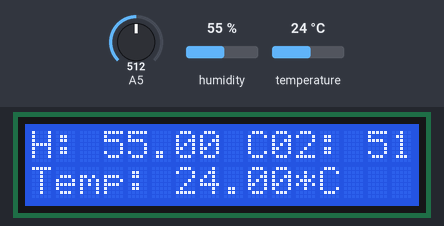
A sketch run on a simulated Arduino Uno, built with avr-gcc and run on an emulated ATmega328P. On the bench: 16×2 character LCD. The test bench sets the inputs (shaded band); at power-on: A5 = 512, humidity 55 %, temperature 24 °C. The modem accepts every AT command (registered, SIM ready, sends succeed) and sends nothing else; what the sketch prints to the serial monitor is not drawn.

Above: at 5.6 s.
5.7 s: A5 set to 0
At 10.6 s:
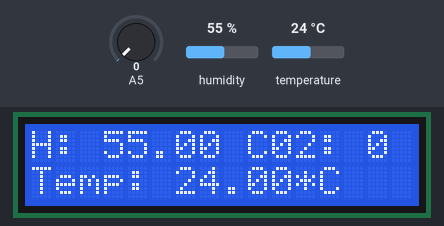
11.4 s: humidity set to 22 %
At 20.1 s:
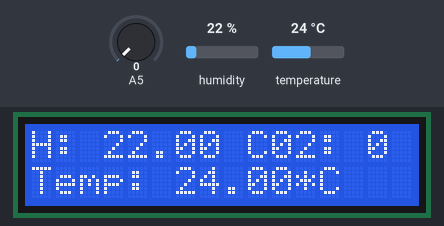
21.1 s: temperature set to 12 °C
At 30.6 s:
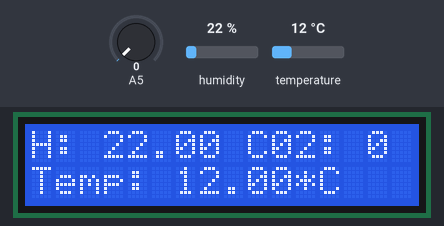
30.9 s: A5 set to 122
At 35.2 s:
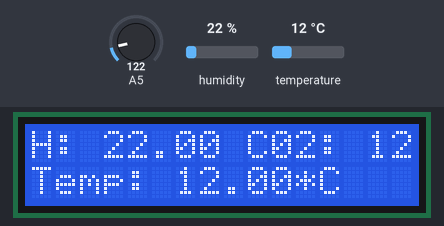
35.8 s: humidity set to 40 %
At 44.5 s:
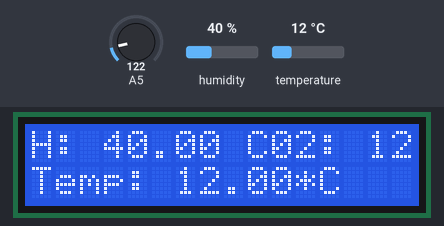
45.5 s: A5 set to 1023
At 50.3 s:
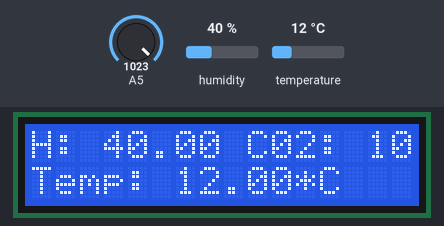
Timing chart, 0 to 51.4 s (numbered marks = the images above; inputs shaded):
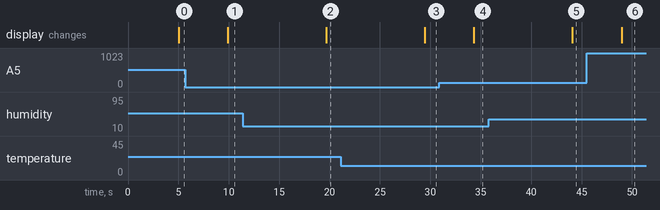

Measured:
- after the input at 5.7 s, the display: changes after 4.2 s (image 1)
- after the input at 11.4 s, the display: changes after 8.3 s (image 2)
- after the input at 21.1 s, the display: changes after 8.3 s (image 3)
- after the input at 30.9 s, the display: changes after 3.4 s (image 4)
- after the input at 35.8 s, the display: changes after 8.3 s (image 5)
- after the input at 45.5 s, the display: changes after 3.5 s (image 6)

The sketch:

project.ino
```cpp
#include <SoftwareSerial.h>

#include <dht.h>
#include <LiquidCrystal.h>
LiquidCrystal lcd(8,9,10,11,12,13);


dht DHT;

#define DHT11_PIN 7
#define RX 2
#define TX 3
String AP = "things";       // CHANGE ME
String PASS = "123456789"; // CHANGE ME
String API = "EL3U4Q9XV4RRMZFM";   // CHANGE ME
String HOST = "api.thingspeak.com";
String PORT = "80";
String field = "field1";
int countTrueCommand;
int countTimeCommand;
boolean found = false;
int valSensor = 1;
SoftwareSerial esp8266(RX,TX);


void setup() {
    lcd.begin(16, 2);
  Serial.begin(9600);
 lcd.print("Load..........");

 esp8266.begin(115200);
  //esp8266.begin(74880);
  sendCommand("AT",5,"OK");
  sendCommand("AT+CWMODE=1",5,"OK");
  sendCommand("AT+CWJAP=\""+ AP +"\",\""+ PASS +"\"",20,"OK");
}
void loop() {

 int chk = DHT.read11(DHT11_PIN);


 String getData = "GET /update?api_key="+ API +"&"+ "field1"+"="+String(DHT.humidity>-999?DHT.humidity:0);
sendCommand("AT+CIPMUX=1",5,"OK");
 sendCommand("AT+CIPSTART=0,\"TCP\",\""+ HOST +"\","+ PORT,15,"OK");
 sendCommand("AT+CIPSEND=0," +String(getData.length()+ 4),4,">");
 esp8266.println(getData);delay(1500);countTrueCommand++;
 sendCommand("AT+CIPCLOSE=0",5,"OK");

 getData = "GET /update?api_key="+ API +"&"+ "field2" +"="+String(DHT.temperature>-999?DHT.temperature:0);
sendCommand("AT+CIPMUX=1",5,"OK");
 sendCommand("AT+CIPSTART=0,\"TCP\",\""+ HOST +"\","+ PORT,15,"OK");
 sendCommand("AT+CIPSEND=0," +String(getData.length()+ 4),4,">");
 esp8266.println(getData);delay(1500);countTrueCommand++;
 sendCommand("AT+CIPCLOSE=0",5,"OK");

 getData = "GET /update?api_key="+ API +"&"+ "field3" +"="+String(analogRead(A5)/10);
sendCommand("AT+CIPMUX=1",5,"OK");
 sendCommand("AT+CIPSTART=0,\"TCP\",\""+ HOST +"\","+ PORT,15,"OK");
 sendCommand("AT+CIPSEND=0," +String(getData.length()+ 4),4,">");
 esp8266.println(getData);delay(1500);countTrueCommand++;
 sendCommand("AT+CIPCLOSE=0",5,"OK");
 lcd.clear();
  lcd.setCursor(0, 1);
  lcd.print("Temp: "+String(DHT.temperature)+"*C" );

    lcd.setCursor(0, 0);
  lcd.print("H: "+String(DHT.humidity) );

   lcd.setCursor(8, 0);
  lcd.print(" C02: "+String(analogRead(A5)));

}


void sendCommand(String command, int maxTime, char readReplay[]) {
  Serial.print(countTrueCommand);
  Serial.print(". at command => ");
  Serial.print(command);
  Serial.print(" ");
  while(countTimeCommand < (maxTime*1))
  {
    esp8266.println(command);//at+cipsend
    if(esp8266.find(readReplay))//ok
    {
      found = true;
      break;
    }

    countTimeCommand++;
  }

  if(found == true)
  {
    Serial.println("pass");
    countTrueCommand++;
    countTimeCommand = 0;
  }

  if(found == false)
  {
    Serial.println("Fail");
    countTrueCommand = 0;
    countTimeCommand = 0;
  }

  found = false;
 }
```
